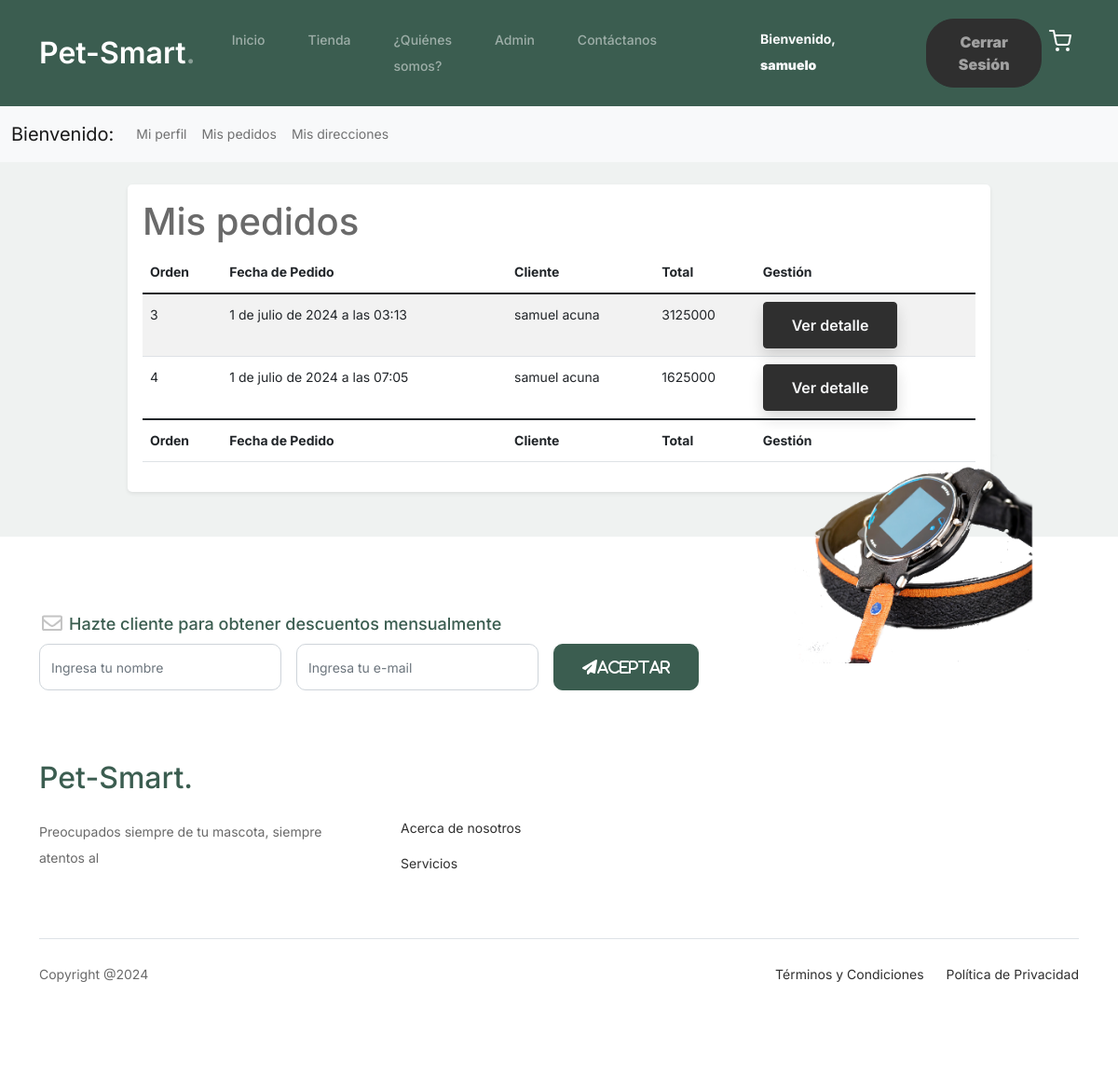
The app's page /misordenes/ (signed in), older data.
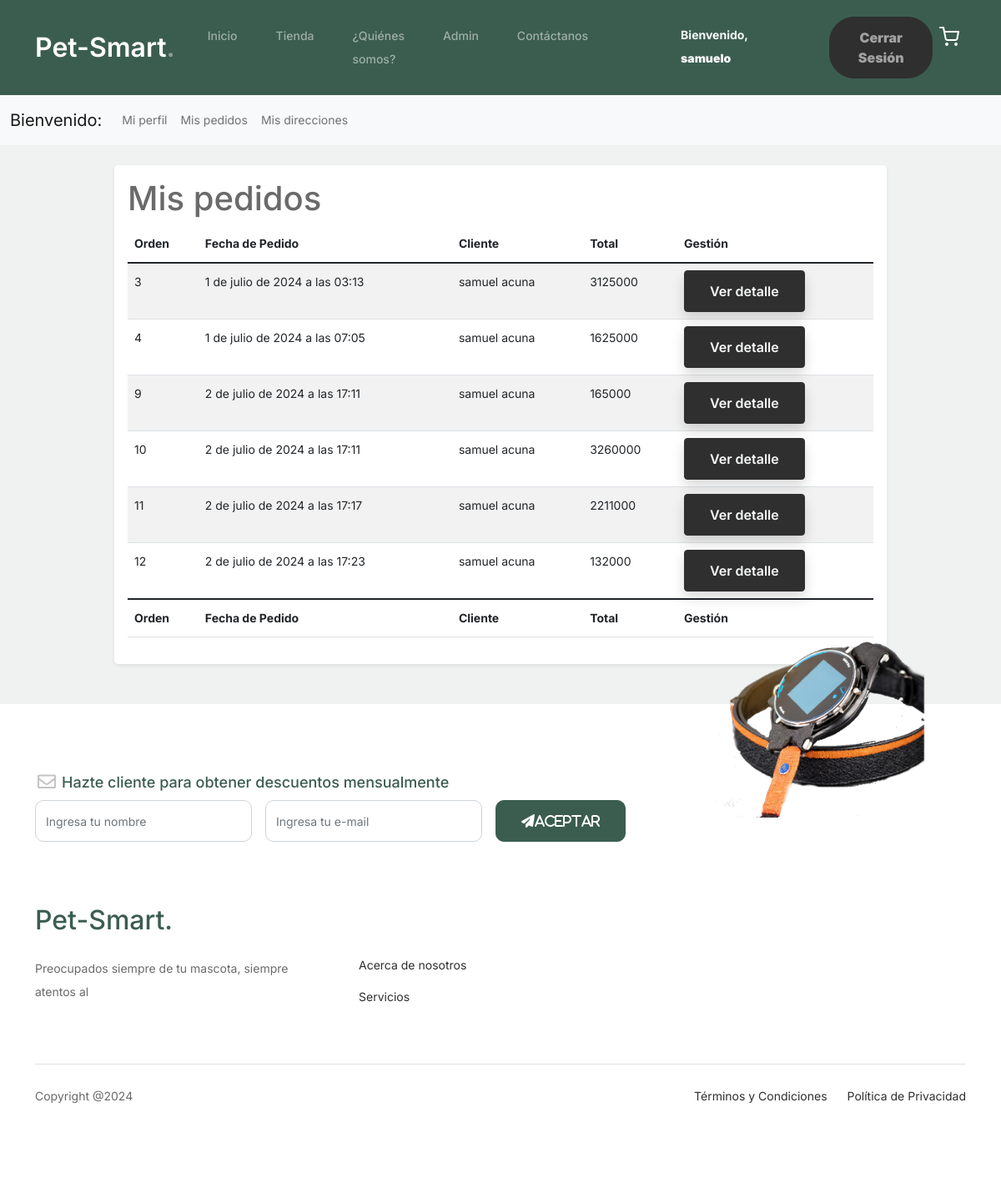
The same page, newer data.
### app/models.py (models this page shows, shortened)
class Orden(models.Model):
    cliente = models.ForeignKey(Cliente, on_delete=models.SET_NULL, null=True, blank=True)
    fecha_creacion = models.DateTimeField(auto_now_add=True)
    completada = models.BooleanField(default=False)
    estado = models.CharField(max_length=100, choices=ESTADO_ENVIO, null=True, blank=True)
    direccion_envio = models.ForeignKey(Direccion, on_delete=models.SET_NULL, null=True, blank=True)
    total = models.IntegerField(blank=True, null=True)

class Cliente(models.Model):
    user = models.OneToOneField(User, on_delete=models.CASCADE)
    nombre = models.CharField(max_length=255)
    apellidos = models.CharField(max_length=255)
    email = models.EmailField(blank=True, null=True)
    telefono = models.CharField(max_length=20, blank=True, null=True)

### app/views.py (the view)
# urls.py: path('misordenes/', misordenes, name='misordenes'),
def misordenes(request):
    cliente = Cliente.objects.get(user=request.user)
    ordenes = Orden.objects.filter(cliente=cliente)
    datos={
        'cliente':cliente,
        'ordenes':ordenes
    }
    return render(request, 'app/misordenes.html',datos)

### app/templates/app/misordenes.html (shortened to what this page needs)
{% extends 'app/base.html' %}
{% block contenido %}
<nav class="navbar navbar-expand-lg navbar-light bg-light mb-4">
  <div class="container-fluid">
    <a class="navbar-brand" href="#">Bienvenido: </a>
    <div class="collapse navbar-collapse" id="secondaryNavbar">
      <ul class="navbar-nav me-auto mb-2 mb-lg-0">
        <li class="nav-item">
          <a class="nav-link" aria-current="page" href="{% url "perfil" %}">Mi perfil</a>
        </li>
        <li class="nav-item">
          <a class="nav-link" aria-current="page" href="{% url "misordenes" %}">Mis pedidos</a>
        </li>
        <li class="nav-item">
          <a class="nav-link" href="{% url "misdirecciones" %}">Mis direcciones</a>
        </li>
      </ul>
    </div>
  </div>
</nav>
<div class="container mb-5">
  <div class="row justify-content-center">
    <div class="col-12 col-lg-10">
      <div class="card shadow-sm border-0 rounded-3">
        <div class="card-body">
          <h1 class="card-title">Mis pedidos</h1>
          <table class="table table-striped table-hover">
            <thead>
              <tr>
                <th>Orden</th>
                <th>Fecha de Pedido</th>
                <th>Cliente</th>
                <th>Total</th>
                <th>Gestión</th>
              </tr>
            </thead>
            <tfoot>
              <tr>
                <th>Orden</th>
                <th>Fecha de Pedido</th>
                <th>Cliente</th>
                <th>Total</th>
                <th>Gestión</th>
              </tr>
            </tfoot>
            <tbody>
              {% for o in ordenes %}
              <tr>
                <td>{{ o.id }}</td>
                <td>{{ o.fecha_creacion }}</td>
                <td>{{ o.cliente.nombre }} {{ o.cliente.apellidos }}</td>
                <td>{{ o.total }}</td>
                <td>
                  <a href="{% url "detalleorden" o.id %}" role="button" class="btn btn-info text-light shadow rounded">Ver detalle</a>
                </td>
              </tr>
              {% endfor %}
            </tbody>
          </table>
        </div>
      </div>
    </div>
  </div>
</div>
{% endblock %}

Row changes from the older to the newer data that the page shows:
added Orden: id "9", fecha_creacion "2 de julio de 2024 a las 17:11", cliente.nombre "samuel", cliente.apellidos "acuna", total "165000"
added Orden: id "10", fecha_creacion "2 de julio de 2024 a las 17:11", cliente.nombre "samuel", cliente.apellidos "acuna", total "3260000"
added Orden: id "11", fecha_creacion "2 de julio de 2024 a las 17:17", cliente.nombre "samuel", cliente.apellidos "acuna", total "2211000"
added Orden: id "12", fecha_creacion "2 de julio de 2024 a las 17:23", cliente.nombre "samuel", cliente.apellidos "acuna", total "132000"
